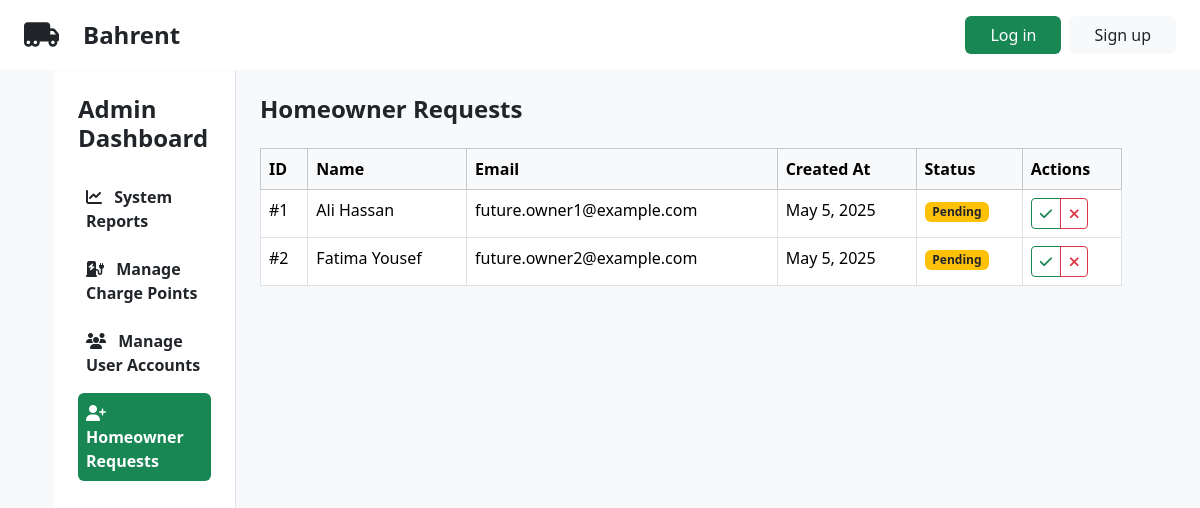
Before: /admin.php?section=homeowner-requests with the older database file.
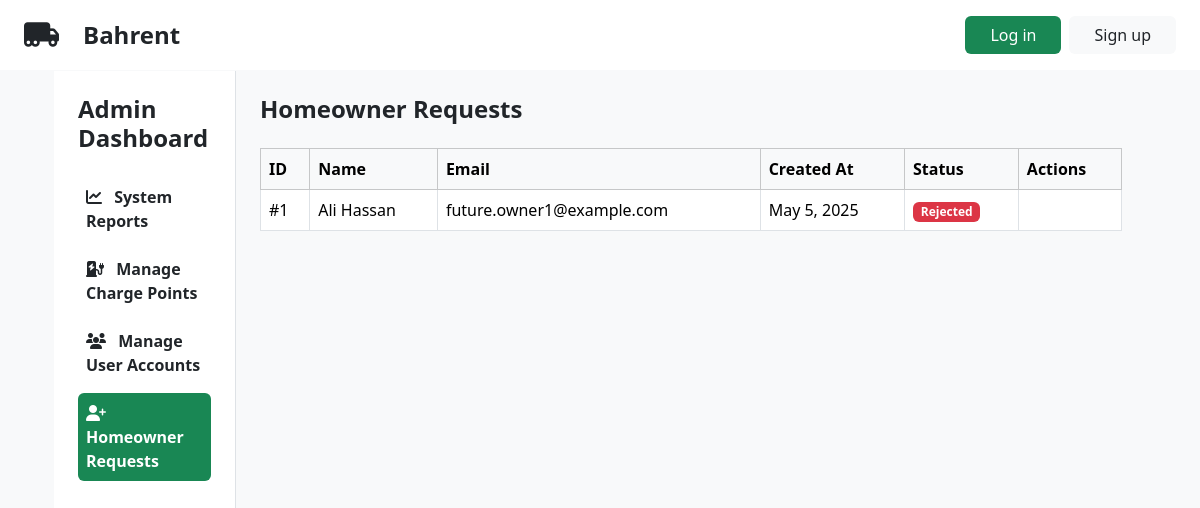
After: the same page with the newer database file.
### tables this page shows
CREATE TABLE `HomeOwnerRequests` (
  `id` int(11) NOT NULL,
  `email` varchar(255) NOT NULL,
  `first_name` varchar(50) NOT NULL,
  `last_name` varchar(50) NOT NULL,
  `password` varchar(255) NOT NULL,
  `created_at` datetime NOT NULL DEFAULT current_timestamp(),
  `approval_status` enum('pending','rejected','approved') NOT NULL DEFAULT 'pending',
  `rejection_message` text DEFAULT NULL
);

### controllers/AdminController.php (called while the page is built, shortened)
<?php
class AdminController extends BaseController
{
    public function index(): void
    {
        $this->activeSection = $_GET['section'] ?? 'reports';
        switch ($this->activeSection) {
            case 'homeowner-requests':
                $sectionContent = $this->manageHomeownerRequests();
                break;
        }
    }
    private function manageHomeownerRequests(): string
    {
        require __DIR__ . '/../views/admin/sections/homeowner_requests.phtml';
        return ob_get_clean();
    }
}

### models/HomeOwnerRequest.php (called while the page is built, shortened)
<?php
class HomeOwnerRequest
{
    public function __construct(
        $id,
        $email,
        $first_name,
        $last_name,
        $password,
        $created_at,
        $approval_status,
        $rejection_message
    ) {
        $this->id = $id;
        $this->email = $email;
        $this->first_name = $first_name;
        $this->last_name = $last_name;
        $this->created_at = $created_at;
        $this->approval_status = $approval_status;
    }
    private static function fromRow($row)
    {
        return new HomeOwnerRequest(
            $row['id'],
            $row['email'],
            $row['first_name'],
            $row['last_name'],
            $row['password'],
            $row['created_at'],
            $row['approval_status'],
            $row['rejection_message']
        );
    }
    public static function getAll()
    {
        $conn = Database::getInstance()->getConnection();
        $stmt = $conn->prepare("SELECT * FROM HomeOwnerRequests");
        $stmt->execute();
        $requests = [];
        while ($row = $stmt->fetch(PDO::FETCH_ASSOC)) {
            $requests[] = self::fromRow($row);
        }
        return $requests;
    }
}

### views/admin/sections/homeowner_requests.phtml (the view, shortened to what this page needs)
<?php
require_once __DIR__ . '/../../../models/HomeOwnerRequest.php';
$requests = HomeOwnerRequest::getAll();
?>
<div class="d-flex justify-content-between align-items-center mb-4">
    <h2 class="fs-4 fw-bold mb-0">Homeowner Requests</h2>
</div>
<div class="table-responsive">
    <table class="table table-bordered">
        <thead class="table-light">
            <tr>
                <th>ID</th>
                <th>Name</th>
                <th>Email</th>
                <th>Created At</th>
                <th>Status</th>
                <th>Actions</th>
            </tr>
        </thead>
        <tbody>
            <?php foreach ($requests as $request): ?>
                <tr>
                    <td>#<?= htmlspecialchars($request->id) ?></td>
                    <td><?= htmlspecialchars($request->first_name . ' ' . $request->last_name) ?></td>
                    <td><?= htmlspecialchars($request->email) ?></td>
                    <td><?= htmlspecialchars(date('M j, Y', strtotime($request->created_at))) ?></td>
                    <td>
                        <?php
                        switch ($request->approval_status) {
                            case 'rejected':
                                $statusClass = 'bg-danger';
                                break;
                            default:
                                $statusClass = 'bg-warning text-dark';
                                break;
                        };
                        ?>
                        <span class="badge <?= $statusClass ?>">
                            <?= ucfirst(htmlspecialchars($request->approval_status)) ?>
                        </span>
                    </td>
                    <td>
                        <div class="btn-group btn-group-sm">
                            <?php if ($request->approval_status === 'pending'): ?>
                                <button type="button" class="btn btn-outline-success"
                                    data-bs-toggle="modal"
                                    data-bs-target="#approveModal"
                                    data-request-id="<?= htmlspecialchars($request->id) ?>"
                                    data-name="<?= htmlspecialchars($request->first_name . ' ' . $request->last_name) ?>"
                                    data-email="<?= htmlspecialchars($request->email) ?>"
                                    title="Approve">
                                    <i class="fa-solid fa-check"></i>
                                </button>
                                <button type="button" class="btn btn-outline-danger"
                                    data-bs-toggle="modal"
                                    data-bs-target="#rejectModal"
                                    data-request-id="<?= htmlspecialchars($request->id) ?>"
                                    data-name="<?= htmlspecialchars($request->first_name . ' ' . $request->last_name) ?>"
                                    title="Reject">
                                    <i class="fa-solid fa-xmark"></i>
                                </button>
                            <?php endif; ?>
                        </div>
                    </td>
                </tr>
            <?php endforeach; ?>
        </tbody>
    </table>
</div>

Changed rows visible on the page:
removed homeownerrequests: id "2", first_name+last_name "Fatima Yousef", email "future.owner2@example.com", created_at "May 5, 2025", approval_status "Pending"
changed homeownerrequests "Ali Hassan": approval_status "Pending" → "Rejected"
